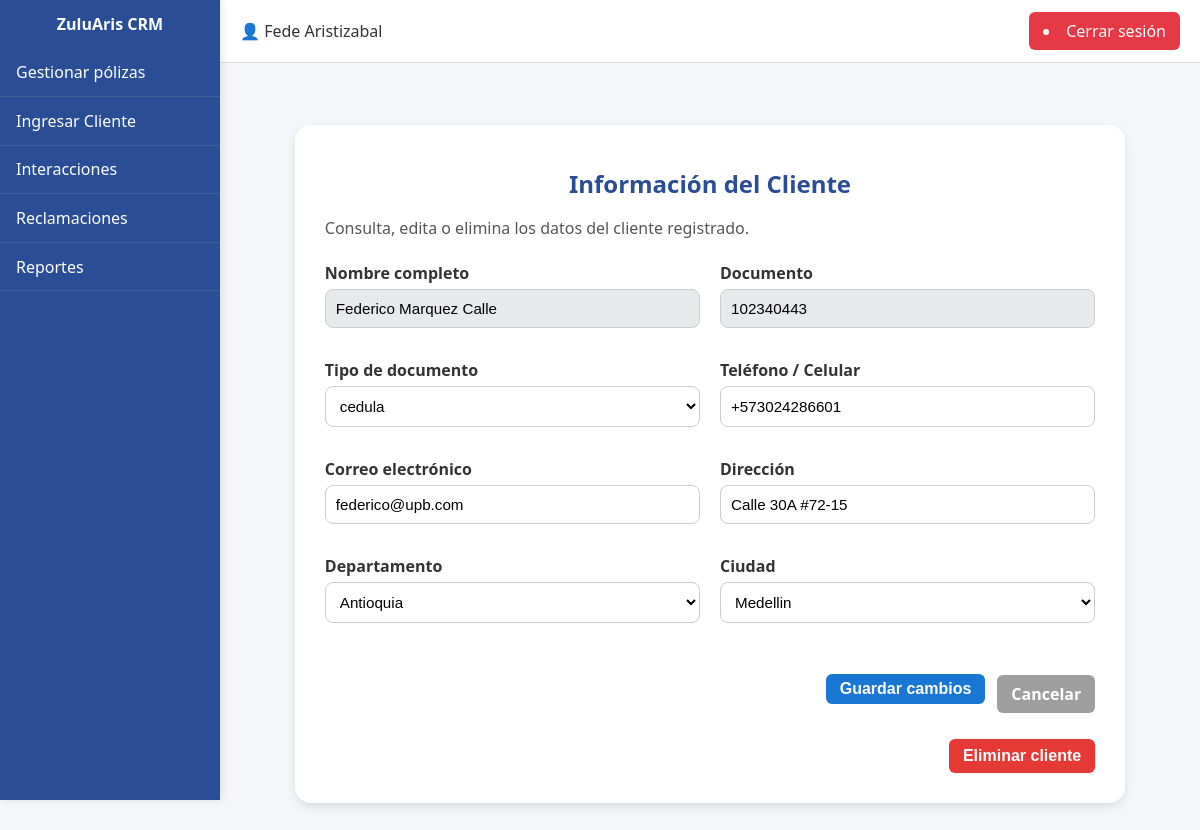
Screenshot of /clientes/102340443/ (signed in) with the database file from the repository.
### CRM/models.py (models this page shows)
class Clientes(models.Model):
    dni = models.CharField(max_length=50, primary_key=True)
    id_tipo_dni = models.ForeignKey(Tipo_DNI, on_delete=models.CASCADE)
    nombre = models.CharField(max_length=200)
    direccion = models.CharField(max_length=200, blank=True, null=True)
    id_ciudad = models.ForeignKey(Ciudades, on_delete=models.CASCADE)
    telefono = models.CharField(max_length=50, blank=True, null=True)
    celular = models.CharField(max_length=50)
    correo = models.EmailField(blank=True, null=True)
    asesor = models.ForeignKey("Usuarios", on_delete=models.SET_NULL, null=True, blank=True, related_name="clientes")
    class Meta:
        db_table = "clientes"

class Tipo_DNI(models.Model):
    id = models.AutoField(primary_key=True)
    nombre = models.CharField(max_length=50, unique=True)
    class Meta:
        db_table = "Tipo_DNI"

class Departamentos(models.Model):
    id = models.AutoField(primary_key=True)
    descripcion = models.CharField(max_length=50, unique=True)
    class Meta:
        db_table = "departamentos"

class Ciudades(models.Model):
    id = models.AutoField(primary_key=True)
    descripcion = models.CharField(max_length=50, unique=True)
    id_departamento = models.ForeignKey(Departamentos, on_delete=models.CASCADE)
    class Meta:
        db_table = "ciudades"

### CRM/views.py (the view, shortened to what this page needs)
# urls.py: path('clientes/<str:dni>/', CRM.views.detalle_cliente, name='detalle_cliente'),
def detalle_cliente(request, dni):
    if not request.user.is_authenticated:
        messages.error(request, "Debes iniciar sesión.")
        return redirect("/login")
    try:
        asesor = Usuarios.objects.get(user=request.user)
    except Usuarios.DoesNotExist:
        messages.error(request, "Tu perfil no está asociado correctamente.")
        return redirect("/")
    cliente = get_object_or_404(Clientes, dni=dni, asesor__empresa=asesor.empresa)
    poliza = Polizas.objects.filter(dni_cliente=cliente).order_by("-fecha_inicio").first()
    tipos_dni = Tipo_DNI.objects.all()
    departamentos = Departamentos.objects.all()
    ciudades = Ciudades.objects.filter(id_departamento=cliente.id_ciudad.id_departamento)
    context = {
        "cliente": cliente,
        "poliza": poliza,
        "tipos_dni": tipos_dni,
        "departamentos": departamentos,
        "ciudades": ciudades,
    }
    return render(request, "cliente_detalle.html", context)

### CRM/templates/cliente_detalle.html (shortened to what this page needs)
{% extends 'layout_form_base.html' %}
{% load static %}
{% block form_content %}
<h2 class="titulo-seccion">Información del Cliente</h2>
<p class="descripcion-seccion">Consulta, edita o elimina los datos del cliente registrado.</p>
<form method="POST" class="panel-formulario">
    <div class="grupo-doble">
        <div class="form-group">
            <label for="nombre">Nombre completo</label>
            <input type="text" name="nombre" id="nombre"
                   value="{{ cliente.nombre }}" readonly
                   style="background-color: #e7e9ea;">
        </div>
        <div class="form-group">
            <label for="dni">Documento</label>
            <input type="text" name="dni" id="dni"
                   value="{{ cliente.dni }}" readonly
                   style="background-color: #e7e9ea;">
        </div>
    </div>
    <div class="grupo-doble">
        <div class="form-group">
            <label for="tipo_dni">Tipo de documento</label>
            <select name="tipo_dni" id="tipo_dni" required>
                {% for tipo in tipos_dni %}
                    <option value="{{ tipo.id }}"
                            {% if cliente.id_tipo_dni.id == tipo.id %}selected{% endif %}>
                        {{ tipo.nombre }}
                    </option>
                {% endfor %}
            </select>
        </div>
        <div class="form-group">
            <label for="telefono">Teléfono / Celular</label>
            <input type="text" name="telefono" id="telefono"
                   value="{{ cliente.celular }}">
        </div>
    </div>
    <div class="grupo-doble">
        <div class="form-group">
            <label for="correo">Correo electrónico</label>
            <input type="email" name="correo" id="correo"
                   value="{{ cliente.correo|default:'' }}">
        </div>
        <div class="form-group">
            <label for="direccion">Dirección</label>
            <input type="text" name="direccion" id="direccion"
                   value="{{ cliente.direccion|default:'' }}">
        </div>
    </div>
    <div class="grupo-doble">
        <div class="form-group">
            <label for="departamento">Departamento</label>
            <select name="departamento" id="departamento">
                {% for dep in departamentos %}
                    <option value="{{ dep.id }}"
                            {% if cliente.id_ciudad.id_departamento.id == dep.id %}selected{% endif %}>
                        {{ dep.descripcion }}
                    </option>
                {% endfor %}
            </select>
        </div>
        <div class="form-group">
            <label for="ciudad">Ciudad</label>
            <select name="ciudad" id="ciudad">
                {% for c in ciudades %}
                    <option value="{{ c.id }}"
                            {% if cliente.id_ciudad.id == c.id %}selected{% endif %}>
                        {{ c.descripcion }}
                    </option>
                {% endfor %}
            </select>
        </div>
    </div>
    <div class="acciones-formulario">
        <button type="submit" class="btn-guardar">Guardar cambios</button>
        <a href="{% url 'gestionar_clientes' %}" class="btn-cancelar">Cancelar</a>
    </div>
</form>
<form method="POST" action="{% url 'eliminar_cliente' cliente.dni %}"
      onsubmit="return confirm('¿Estás seguro de eliminar este cliente?')"
      class="form-eliminar">
    <div class="acciones-formulario eliminar">
        <button type="submit" class="btn-eliminar">Eliminar cliente</button>
    </div>
</form>
{% endblock %}

### CRM/templates/layout_panel.html (shortened to what this page needs)
{% load static %}
<!DOCTYPE html>
<html lang="es">
<head>
    {% load static %}
    <link rel="stylesheet" href="{% static 'styles/globalstyles.css' %}">
</head>
<body>
    <div class="container">
        <aside class="sidebar">
            <div class="logo">ZuluAris CRM</div>
            <nav>
                <ul>
                    <li><a href="/gestionar/">Gestionar pólizas</a></li>
                    <li><a href="/client_form/">Ingresar Cliente</a></li>
                    <li><a href="/interacciones/">Interacciones</a></li>
                    <li><a href="/reclamaciones/">Reclamaciones</a></li>
                    <li><a href="/reportes/">Reportes</a></li>
                </ul>
            </nav>
        </aside>
        <main class="main-content">
            <header class="navbar">
                <div class="navbar-left">
                    <span class="user">👤 {{ request.user.first_name }} {{ request.user.last_name }}</span>
                </div>
                <div class="navbar-right">
                    <li class="btn-logout">
                        <a href="/logout/">Cerrar sesión</a>
                    </li>
                </div>
            </header>
            <section class="content">
                {% block content %}
                {% endblock %}
            </section>
        </main>
    </div>
</body>
</html>

### rows the page displays
Clientes: nombre "Federico Marquez Calle", dni "102340443", tipo_dni "cedula", telefono "+573024286601", correo "federico@upb.com", direccion "Calle 30A #72-15", departamento "Antioquia", ciudad "Medellin"

### other values shown
{{ request.user.first_name }} "Fede"
{{ request.user.last_name }} "Aristizabal"
